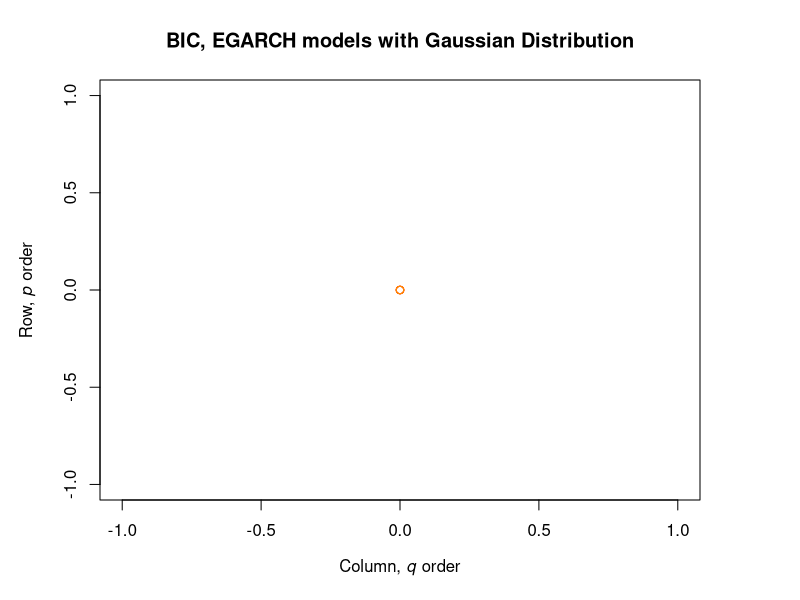

Generate this figure with R: (Note: this script raises an error after producing the figure.)
# Determining eGARCH for normal distribution using AIC
bic_egarch_norm = matrix(0,5,5)
for (i in 1:5) {
  for (j in 1:5) {
    tryCatch({
      egarch_spec = ugarchspec(variance.model = list(garchOrder=c(i,j), 
                                                    model = "eGARCH"), 
                              mean.model = list(armaOrder=c(0,0),
                                                include.mean = TRUE),
                              distribution.model = "norm")
      egarch_fit = ugarchfit(spec=egarch_spec, data=returns, 
                            solver = "gosolnp",
                            solver.control=list(trace = 1))
      bic_egarch_norm[i,j] = infocriteria(egarch_fit)[2]
    }, error=function(e){cat("ERROR :",conditionMessage(e), "\n")})
  }
}

bic_egarch_norm
which(min(bic_egarch_norm) == bic_egarch_norm)

par(mar=c(5, 5, 4, 5))
plot(bic_egarch_norm, col=heat.colors(n = 10, alpha = 0.9), digits = 4,
     main = "BIC, EGARCH models with Gaussian Distribution",
     xlab = expression(paste("Column, ", italic("q"), " order")), 
     ylab = expression(paste("Row, ", italic("p"), " order")))
dev.off

# Model specification
egarch33spec_norm = ugarchspec(mean.model = list(armaOrder = c(0,0), 
                                                include.mean = TRUE), 
                              variance.model = list(garchOrder = c(1,1), 
                                                    model = "eGARCH"),
                              distribution.model = "norm")
egarch33fit_norm = ugarchfit(data = returns, spec = egarch33spec_norm, solver = "gosolnp",
                            solver.control=list(trace = 1))
egarch33fit_norm

# Model validation
par(mfrow = c(1,2))
acf(egarch33fit_norm@fit$z, main = "ACF of the standardized residuals") # acf of the standardized residuals
acf(egarch33fit_norm@fit$z,  main = "ACF of the squared standardized residuals") # acf of (standardized residuals)^2 
par(mfrow = c(1,2))
plot(egarch33fit_norm, which = 9) # QQ plot of the standardized residuals
plot(egarch33fit_norm, which = 8)

#-------------------------------------------------------------------------------

# Determining eGARCH for sstd distribution using AIC
bic_egarch_sstd = matrix(0,5,5)
for (i in 1:5) {
  for (j in 1:5) {
    tryCatch({
      egarch_spec = ugarchspec(variance.model = list(garchOrder=c(i,j), 
                                                    model = "eGARCH"), 
                              mean.model = list(armaOrder=c(0,0),
                                                include.mean = TRUE),
                              distribution.model = "sstd")
      egarch_fit = ugarchfit(spec=egarch_spec, data=returns, 
                            solver = "gosolnp",
                            solver.control=list(trace = 1))
      bic_egarch_sstd[i,j] = infocriteria(egarch_fit)[2]
    }, error=function(e){cat("ERROR :",conditionMessage(e), "\n")})
  }
}

bic_egarch_sstd
which(min(bic_egarch_sstd) == bic_egarch_sstd)

par(mar=c(5, 5, 4, 5))
plot(bic_egarch_sstd, col=heat.colors(n = 10, alpha = 0.9), digits = 4,
     main = "BIC, EGARCH models with skewed student's t-distribution",
     xlab = expression(paste("Column, ", italic("q"), " order")), 
     ylab = expression(paste("Row, ", italic("p"), " order")))
dev.off


# Model specification
egarchspec_sstd = ugarchspec(mean.model = list(armaOrder = c(0,0), 
                                                include.mean = TRUE), 
                              variance.model = list(garchOrder = c(1,1), 
                                                    model = "eGARCH"),
                              distribution.model = "sstd")
egarchfit_sstd = ugarchfit(data = returns, spec = egarchspec_sstd, solver = "gosolnp",
                            solver.control=list(trace = 1))
egarchfit_sstd

# Model validation
par(mfrow = c(1,2))
acf(egarchfit_sstd@fit$z, main = "ACF of the standardized residuals") # acf of the standardized residuals
acf(egarchfit_sstd@fit$z,  main = "ACF of the squared standardized residuals") # acf of (standardized residuals)^2 
par(mfrow = c(1,2))
plot(egarchfit_sstd, which = 9) # QQ plot of the standardized residuals
plot(egarchfit_sstd, which = 8)

#-------------------------------------------------------------------------------

# Determining eGARCH for ged distribution using AIC
bic_egarch_ged = matrix(0,5,5)
for (i in 1:5) {
  for (j in 1:5) {
    tryCatch({
      egarch_spec = ugarchspec(variance.model = list(garchOrder=c(i,j), 
                                                    model = "eGARCH"), 
                              mean.model = list(armaOrder=c(0,0),
                                                include.mean = TRUE),
                              distribution.model = "ged")
      egarch_fit = ugarchfit(spec=egarch_spec, data=returns, 
                            solver = "gosolnp",
                            solver.control=list(trace = 1))
      bic_egarch_ged[i,j] = infocriteria(egarch_fit)[2]
    }, error=function(e){cat("ERROR :",conditionMessage(e), "\n")})
  }
}

bic_egarch_ged
which(min(bic_egarch_ged) == bic_egarch_ged)

par(mar=c(5, 5, 4, 5))
plot(bic_egarch_ged, col=heat.colors(n = 10, alpha = 0.9), digits = 4,
     main = "BIC, GARCH models with skewed student's t-distribution",
     xlab = expression(paste("Column, ", italic("q"), " order")), 
     ylab = expression(paste("Row, ", italic("p"), " order")))
dev.off


# Model specification
egarchspec_ged = ugarchspec(mean.model = list(armaOrder = c(0,0), 
                                               include.mean = TRUE), 
                             variance.model = list(garchOrder = c(1,1), 
                                                   model = "eGARCH"),
                             distribution.model = "ged")
egarchfit_ged = ugarchfit(data = returns, spec = egarchspec_ged, solver = "gosolnp",
                           solver.control=list(trace = 1))
egarchfit_ged

# Model validation
par(mfrow = c(1,2))
acf(egarchfit_ged@fit$z, main = "ACF of the standardized residuals") # acf of the standardized residuals
acf(egarchfit_ged@fit$z,  main = "ACF of the squared standardized residuals") # acf of (standardized residuals)^2 
par(mfrow = c(1,2))
plot(egarchfit_ged, which = 9) # QQ plot of the standardized residuals
plot(egarchfit_ged, which = 8)

#------------------------------------------------------------------------------
# Simulations
# SSTD
sim = ugarchsim(fit = egarch43fit_sstd, n.sim = length(returns), n.start = 0, m.sim = 1000, rseed = NA)
kurt = kurtosis(sim@simulation$seriesSim)
mean(t(kurt))

# Normal
sim = ugarchsim(fit = egarch33fit_norm, n.sim = length(returns), n.start = 0, m.sim = 1000, rseed = NA)
kurt = kurtosis(sim@simulation$seriesSim)
mean(t(kurt))

# GED
sim = ugarchsim(fit = egarch33fit_ged, n.sim = length(returns), n.start = 0, m.sim = 1000, rseed = NA)
kurt = kurtosis(sim@simulation$seriesSim)
mean(t(kurt))
